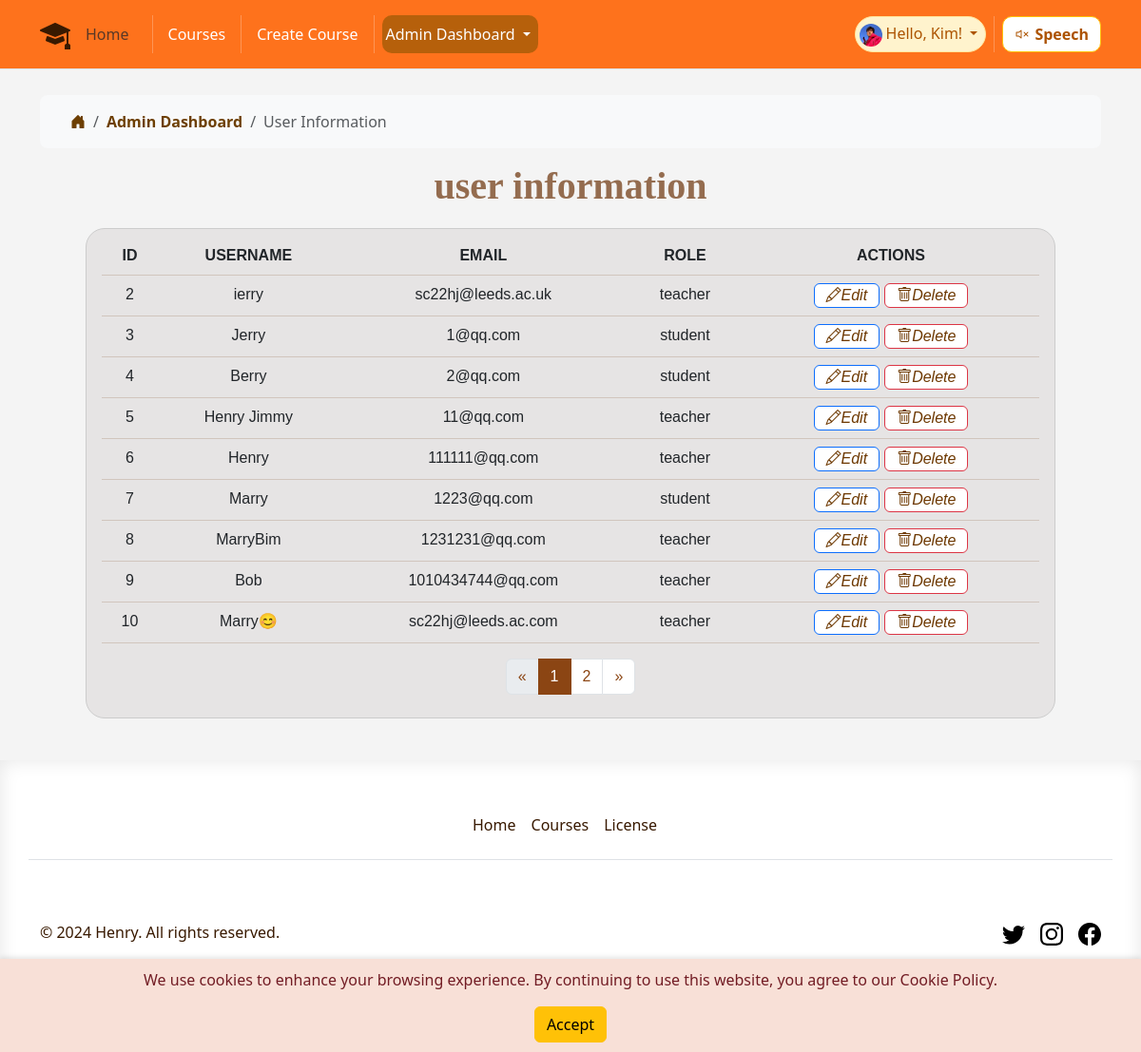
The app's page /user_record (signed in), older data.
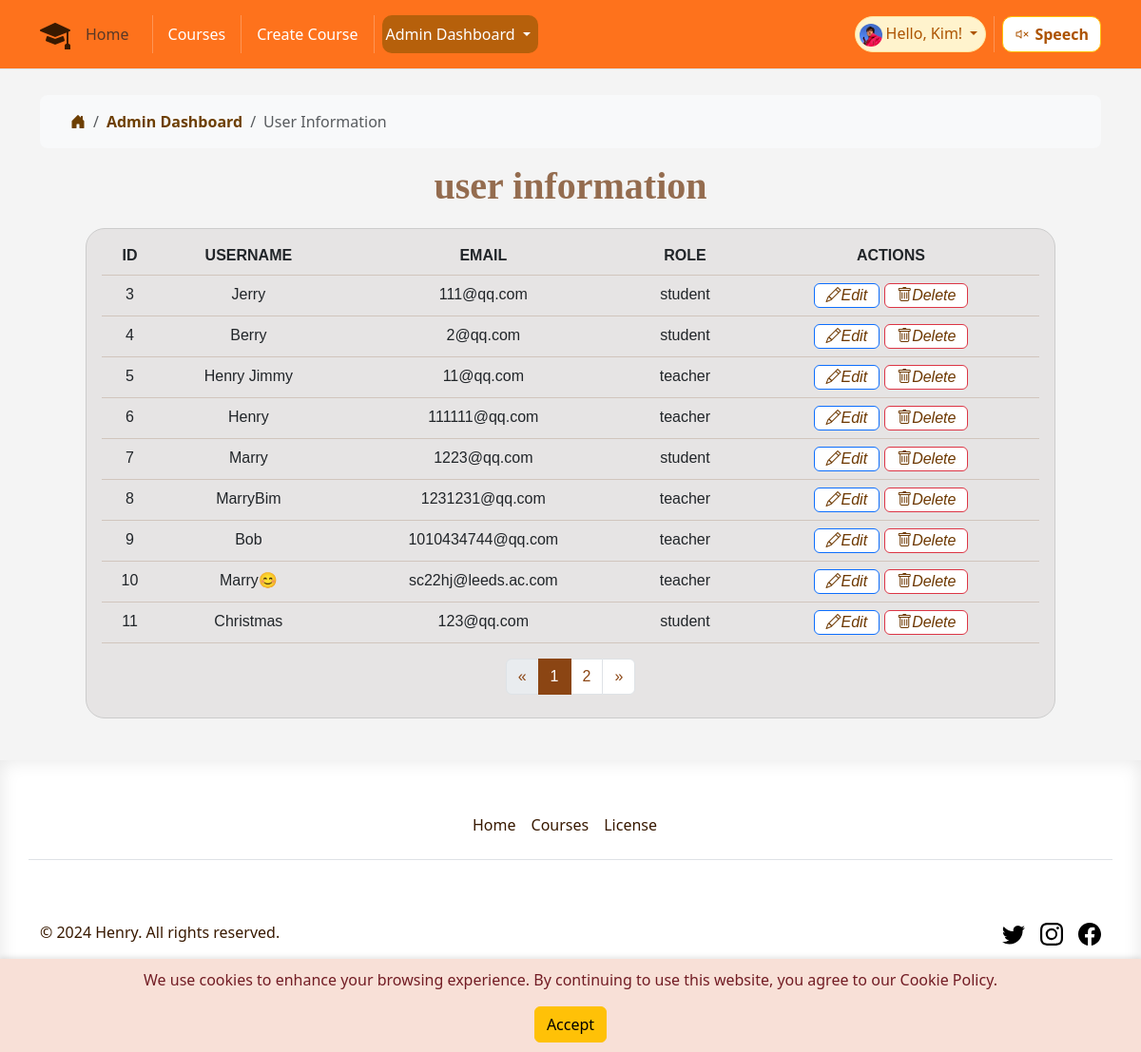
The same page, newer data.
### app/models.py (models this page shows, shortened)
class User(UserMixin, db.Model):
    id = db.Column(db.Integer, primary_key=True)
    username = db.Column(db.String(64), unique=True, nullable=False)
    email = db.Column(db.String(120), unique=True, nullable=False)
    password_hash = db.Column(db.String(128))
    joined_at = db.Column(db.DateTime, default=datetime.utcnow)
    role = db.Column(db.String(64), default='student')
    favorited_courses = db.relationship('Course',
                                        secondary=favorites,
                                        lazy='dynamic',
                                        backref=db.backref('favorited_by',
                                                           lazy='dynamic'))

### app/routes.py (the view)
@main.route('/user_record')
@role_required('manager')
def user_record():
    current_app.logger.info('Entering user_record')
    page, per_page, offset = get_page_args(
        page_parameter='page', per_page_parameter='per_page')
    per_page = 10
    total = User.query.count()
    users = User.query.offset(offset).limit(per_page).all()
    pagination = Pagination(page=page, total=total,
                            per_page=per_page, css_framework='bootstrap4')
    current_app.logger.info('Exiting user_record')
    return render_template('user_record.html', users=users,
                           pagination=pagination)

### app/models.py (called while the page is built)
@login_manager.user_loader
def load_user(id):
    return User.query.get(int(id))

### app/routes.py (called while the page is built)
def role_required(*required_roles):
    def decorator(f):
        @wraps(f)
        def decorated_function(*args, **kwargs):
            current_app.logger.info(
                f'Checking role for user {current_user.username}')
            if not current_user.is_authenticated:
                current_app.logger.warning(
                    f'User {current_user.username} is not authenticated')
                abort(403)
            if current_user.role not in required_roles:
                current_app.logger.warning(
                    f'User {current_user.username} does not have '
                    f'required roles: {required_roles}')
                abort(403)
            return f(*args, **kwargs)
        return decorated_function
    return decorator

### app/templates/user_record.html (shortened to what this page needs)
{% extends 'base.html' %}
{% block content %}
<div class="container tittle-box">
    <nav aria-label="breadcrumb">
        <ol class="breadcrumb breadcrumb-chevron p-3 bg-body-tertiary rounded-3">
            <li class="breadcrumb-item">
                <a class="link-body-emphasis" href="">
                    <svg class="bi svg1">
                        <i class="bi bi-house-door-fill"></i>
                    </svg>
                </a>
            </li>
            <li class="breadcrumb-item">
                <a class="link-body-emphasis fw-semibold text-decoration-none" href="#">Admin Dashboard</a>
            </li>
            <li class="breadcrumb-item active" aria-current="page">
                User Information
            </li>
        </ol>
    </nav>
</div>
<div class="fancy-tittle">
    <h1 class="fancy-tittle">user information </h1>
</div>
<div class="container-fluid px-3 py-2 table-responsive table-box">
    {% if users %}
    <table class="table table-line">
        <thead class="theadstyle">
            <tr class="text-uppercase">
                <th>ID</th>
                <th>Username</th>
                <th>Email</th>
                <th>Role</th>
                <th>Actions</th>
            </tr>
        </thead>
        <tbody>
            {% for user in users %}
            {% if user.role != 'manager' %}
            <tr>
                <td class="form-omi">{{ user.id }}</td>
                <td class="form-omi">{{ user.username }}</td>
                <td class="form-omi">{{ user.email }}</td>
                <td class="form-omi">{{ user.role }}</td>
                <td>
                    <div class="fun-button">
                        <form action="{{ url_for('main.edit_user', user_id=user.id)  }}" method="GET">
                            <button type="submit" class="btn btn-primary">
                                <i class="bi bi-pencil">Edit</i>
                            </button>
                        </form>
                        <form action="{{ url_for('main.delete_user', user_id=user.id) }}" method="post"
                            style="display:inline;">
                            <button type="submit" class="btn btn-danger"
                                onclick="return confirm('Are you sure you want to delete this user?');">
                                <i class="bi bi-trash">Delete</i></button>
                        </form>
                    </div>
                </td>
            </tr>
            {% endif %}
            {% endfor %}
        </tbody>
    </table>
    {% else %}
    <h1>No assessments found.</h1>
    {% endif %}
    <div class="pagination justify-content-center">
        {{ pagination.links }}
    </div>
</div>
{% endblock %}

### app/templates/base.html (shortened to what this page needs)
<!DOCTYPE html>
<html lang="en">
<head>
    <link rel="stylesheet" href="{{ url_for('static', filename='bootstrap/css/bootstrap.min.css') }}">
    <link rel="stylesheet" href="{{ url_for('static', filename='css/style.css') }}">
    <link rel="stylesheet" href="https://cdn.jsdelivr.net/npm/bootstrap-icons@1.10.0/font/bootstrap-icons.css">
</head>
<body onload=getD1()>
    <header class="p-3 mb-3 border-bottom fixed-top  ">
        <div class="container">
            <div class="d-flex flex-wrap align-items-center justify-content-center justify-content-lg-start">
                <div class="d-flex align-items-center mb-2 mb-lg-0 link-body-emphasis">
                    <i class="bi bi-mortarboard-fill logo" role="img"></i>
                </div>
                <ul class="nav col-12 col-lg-auto me-lg-auto mb-2 justify-content-center mb-md-0">
                    <li>
                        <a class="nav-link active text-muted" aria-current="page"
                            href="{{ url_for('main.index') }}">Home</a>
                    </li>
                    <li class="nav-item">
                    </li>
                    <li><a class="nav-link px-2 link-body-emphasis" href="{{ url_for('main.courses') }}">Courses</a>
                    </li>
                    {% if current_user.is_authenticated %}
                    {% if current_user.role== "teacher" or current_user.role == "manager" %}
                    <li class="nav-item">
                    </li>
                    <li><a class="nav-link px-2 link-body-emphasis" href="{{ url_for('main.create_course') }}">Create
                            Course</a>
                    </li>
                    {% endif %}
                    {% if current_user.role== "manager" %}
                    <li class="nav-item">
                    </li>
                    <div class="dropdown d-flex align-items-center p-1 pe-2  nav-drop admin-nav">
                        <a href="#" class="d-block link-body-emphasis text-decoration-none dropdown-toggle"
                            data-bs-toggle="dropdown" aria-expanded="false">
                            Admin Dashboard
                        </a>
                    </div>
                    {% endif %}
                    {% endif %}
                </ul>
                <div class="text-end d-flex ">
                    {% if current_user.is_authenticated %}
                    <div
                        class="dropdown text-endbadge d-flex align-items-center p-1 pe-2 text-warning-emphasis bg-warning-subtle border border-warning-subtle rounded-pill nav-drop">
                        <a href="#" class="d-block link-body-emphasis text-decoration-none dropdown-toggle"
                            data-bs-toggle="dropdown" aria-expanded="false">
                            <img class="rounded-circle me-1" width="24" height="24"
                                src="{{url_for('static', filename= 'image/user.jpg')}}" alt="">Hello, {{
                            current_user.username
                            }}!
                        </a>
                    </div>
                    {% else %}
                    <a class="nav log-button" href="{{ url_for('main.login_register') }}">Login</a>
                    {% endif %}
                    <li class="nav-item">
                    </li>
                    <div class=" text-end ">
                        <button id="readPage" class="btn btn-warning read-button">
                            <i id="speakerIcon" class="bi bi-volume-mute"></i>Speech
                        </button>
                    </div>
                </div>
            </div>
        </div>
    </header>
    <div id="cookie-warning" class="cookie-warning">
        <p>We use cookies to enhance your browsing experience. By continuing to use this website, you agree to our
            Cookie
            Policy.</p>
        <button id="accept-cookie" class="btn btn-warning">Accept</button>
    </div>
    <div class="main-box main-color ">
        {% block content %}{% endblock %}
    </div>
    <button onclick="topFunction()" id="movetop" title="Go to top" class="top_bottom">
    </button>
    <div class="footer-colour theme-font">
        <div class="container ">
            <footer class="py-5">
                <div class="row ">
                    <ul class="nav justify-content-center border-bottom pb-3 mb-3">
                        <li class="nav-item"><a href="{{ url_for('main.index') }}"
                                class="nav-link px-2 text-body-secondary">Home</a></li>
                        <li class="nav-item"><a href="{{ url_for('main.courses') }}"
                                class="nav-link px-2 text-body-secondary">Courses</a></li>
                        <li class="nav-item"><a href="https://www.cac.gov.cn/2017-06/01/c_1121068451.htm"
                                class="nav-link px-2 text-body-secondary" target="_blank">License</a></li>
                    </ul>
                </div>
                <div class="d-flex flex-column flex-sm-row justify-content-between py-4 my-4 ">
                    <p>&copy; 2024 Henry. All rights reserved.</p>
                    <ul class="list-unstyled d-flex">
                        <li class="ms-3 "><a class="link-body-emphasis" href="https://x.com/?lang=zh"
                                aria-label="Twitter" target="_blank"><svg class="bi" width="24" height="24">
                                    <use xlink:href="#twitter" />
                                </svg></a></li>
                        <li class="ms-3"><a class="link-body-emphasis" href="https://www.instagram.com"
                                aria-label="Instagram" target="_blank"><svg class="bi" width="24" height="24">
                                    <use xlink:href="#instagram" />
                                </svg></a></li>
                        <li class="ms-3"><a class="link-body-emphasis"
                                href="https://www.facebook.com/login/?next=https%3A%2F%2Fwww.facebook.com%2F%3Flocale%3Dzh_CN"
                                aria-label="Facebook" target="_blank"><svg class="bi" width="24" height="24">
                                    <use xlink:href="#facebook" />
                                </svg></a></li>
                    </ul>
                </div>
            </footer>
        </div>
    </div>
</body>
</html>

### app/static/css/style.css (style rules this page uses)
* { margin: 0; padding: 0; text-decoration: none !important; list-style: none; }
a { color: rgb(109, 63, 2); text-decoration: none; cursor: pointer; }
.theme-font { color: rgb(56, 25, 0); }
.main-color { background-color: rgba(0, 0, 0, 0.043); }
.cookie-warning { position: fixed; bottom: 0; width: 100%; background-color: #f8e0d7; color: #721c24; text-align: center; padding: 10px; box-shadow: 0 -2px 5px rgba(0, 0, 0, 0.1); z-index: 1000; }
.logo { font-size: 2rem; line-height: 100%; color: rgb(56, 25, 0); }
header { background-color: rgba(255, 98, 0, 0.885) !important; }
header a { color: white !important; }
.nav-drop a { color: rgb(172, 83, 0) !important; }
.admin-nav { text-align: center; color: white; background-color: rgba(158, 89, 5, 0.745) !important; border-radius: 10px; }
.admin-nav a { color: white !important; }
.fixed-top { position: fixed; top: 0; right: 0; left: 0; z-index: 1030; }
.read-button { font-weight: bold; border-radius: 10px; background-color: #ffffff; color: rgb(172, 83, 0); }
.read-button i { font-weight: bold; padding-right: 5px; font-size: 100%; color: rgb(172, 83, 0); }
.main-box { padding-top: 70px; min-height: 100vh; }
.table-box { text-align: center; width: 85%; margin: 0 auto; padding: 20px; box-shadow: 0 2 4px rgba(0, 0, 0, 0.1); border: 1px solid #ccc; font-family: 'Gill Sans', 'Gill Sans MT', Calibri, 'Trebuchet MS', sans-serif; border-radius: 20px; margin-bottom: 10px; background-color: #e6e4e4; }
.table-line tbody tr td { min-height: 70px; height: auto; }
.table { border-color: #a98a7358; }
.top_bottom { width: 40px; height: 40px; background: rgba(255, 106, 0, 0.778); font-size: 2rem; line-height: 30px; text-align: center; color: rgb(255, 255, 255); position: fixed; bottom: 50px; right: 50px; border: #00ae3a00 2px solid; border-radius: 50%; }
.fun-button { display: flex; justify-content: center; text-align: center; gap: 5px; }
.fun-button form button { padding-top: 0px; padding-bottom: 0px; color: #6d3800; background-color: white; }
.table-responsive { overflow-x: auto; -webkit-overflow-scrolling: touch; }
.footer-colour { border-top: #03ffbc; box-shadow: inset 0 0 20px rgba(0, 0, 0, 0.1); }
.footer-colour a { color: rgb(56, 25, 0) !important; }
.tittle-box { padding-top: 30px; }
.fancy-tittle { display: flex; text-align: center; justify-content: center; font-family: cursive; font-weight: 600; font-size: 2.5rem; color: #682f04b0; margin-bottom: 10px; }
.pagination .page-item.active .page-link { background-color: #8B4513; border-color: #8B4513; color: white; }
.pagination .page-link { color: #8B4513; }
.svg1 { width: 16px; height: 16px; }

Row changes from the older to the newer data that the page shows:
removed User: id "2", username "ierry", email "sc22hj@leeds.ac.uk", role "teacher"
changed User "Jerry": email "1@qq.com" → "111@qq.com"
now on this page (row unchanged): User: id "11", username "Christmas", email "123@qq.com", role "student"
